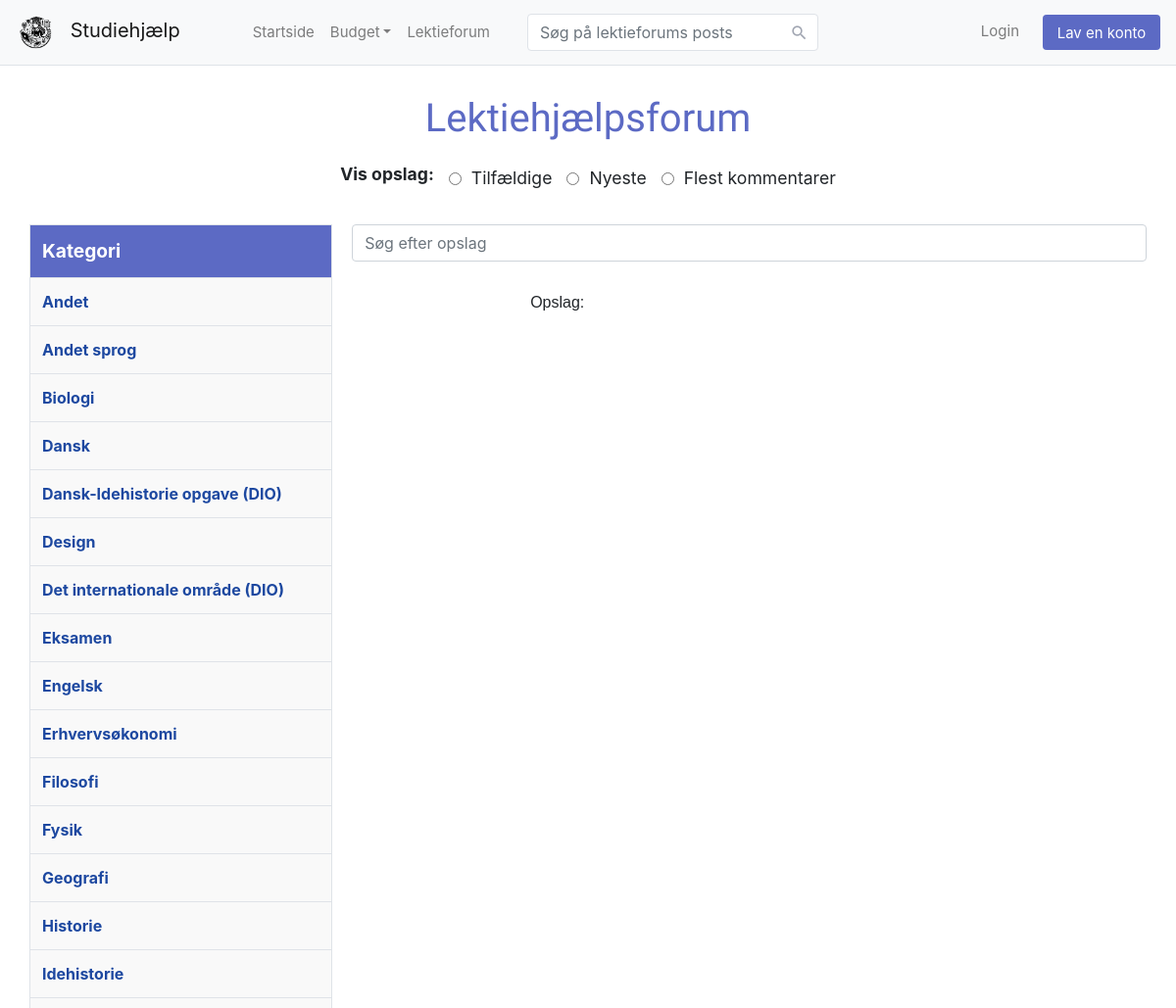
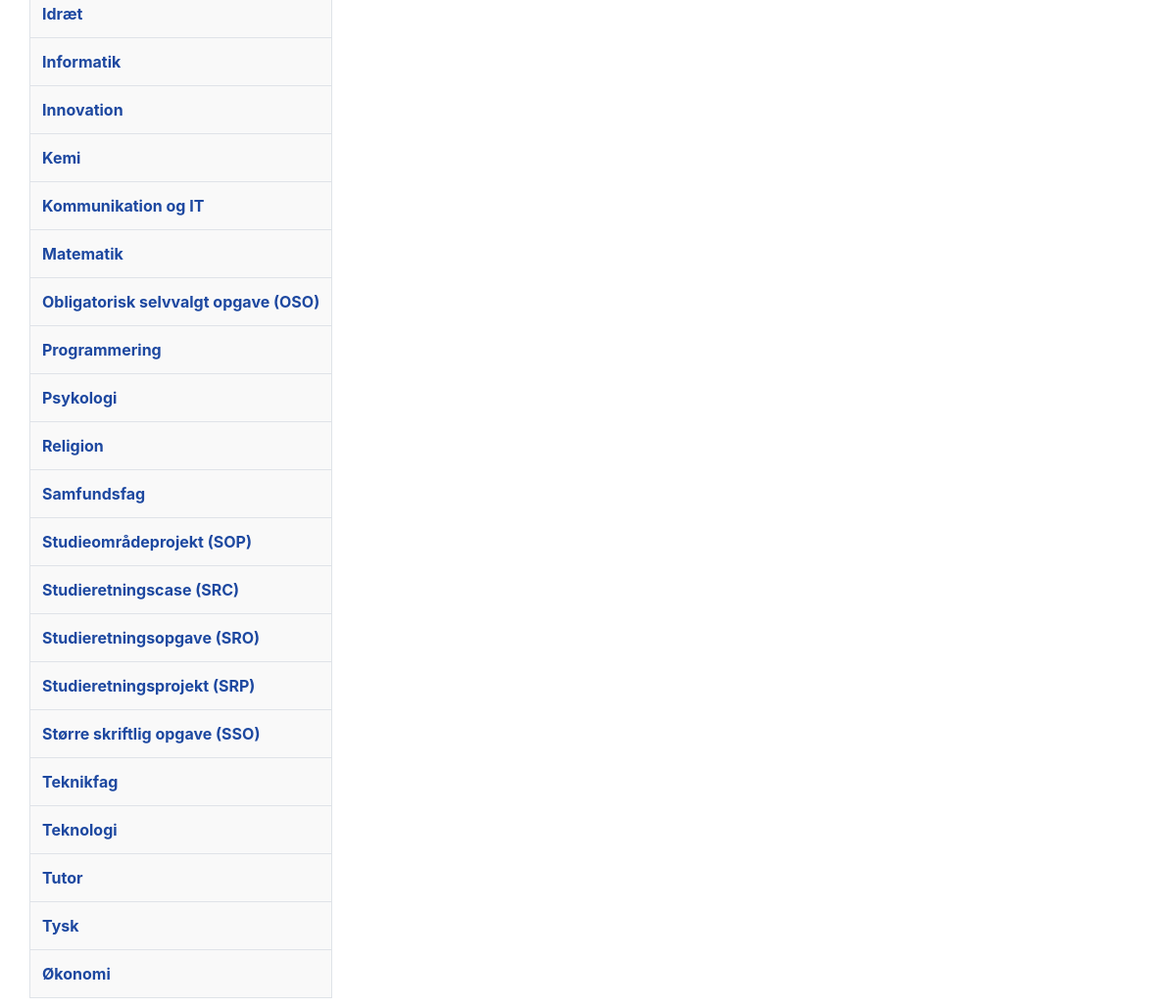
Screenshot of /lektiehjælp with the database file from the repository (2 pictures, top to bottom).
### tables this page shows
CREATE TABLE category (
    id          INTEGER NOT NULL,
    name        TEXT NOT NULL,
    PRIMARY KEY(id AUTOINCREMENT)
);

### app.py (the view)
@app.route("/lektiehjælp")
def lektiehjælp():
    search = request.args.get("search")
    searchcriteria = request.args.get("searchcriteria")
    if searchcriteria == "newest":
        order = "date DESC"
    elif searchcriteria == "popular":
        order = "comment_count DESC"
    else:
        order = "RANDOM()"
    if search and search != "None":
        where = f"WHERE (message LIKE ? OR header LIKE ?)"
    else:
        where = ""
    conn = sqlite3.connect("database.db")
    conn.row_factory = sqlite3.Row
    cur = conn.cursor()
    rows = cur.execute("SELECT name FROM category ORDER BY name")
    categories = [dict(row) for row in rows.fetchall()]
    rows = cur.execute(f"""SELECT publicMessages.id AS id, username, header, message, category.name AS category_name, picturename, date, people.grade AS grade,
                            (SELECT COUNT(*) FROM comments WHERE messageid = publicMessages.id) AS comment_count
                            FROM publicMessages JOIN people ON publicMessages.senderid = people.id JOIN category ON publicMessages.categoryid = category.id
                            {where} ORDER BY {order} LIMIT 20""", (f"%{search}%", f"%{search}%") if where else ())
    posts = [dict(row) for row in rows]
    conn.close()
    return render_template("lektiehjælp.html", posts=posts, categories=categories)

### app.py (called while the page is built)
@app.after_request
def after_request(response):
    response.headers["Cache-Control"] = "no-cache, no-store, must-revalidate"
    response.headers["Expires"] = 0
    response.headers["Pragma"] = "no-cache"
    return response

### templates/lektiehjælp.html (shortened to what this page needs)
{% extends "layout.html" %}
{% block body %}
    <div class="lektiehjælp">
        <h1>Lektiehjælpsforum</h1>
        <form action="/lektiehjælp" method="get" style="margin-bottom: 10px;">
            <label>Vis opslag:</label>
            <input type="radio" name="searchcriteria" value="random" {% if request.args.get('searchcriteria') == 'random' %}checked{% endif %} onchange="this.form.submit()"> Tilfældige
            <input type="radio" name="searchcriteria" value="newest" {% if request.args.get('searchcriteria') == 'newest' %}checked{% endif %} onchange="this.form.submit()"> Nyeste
            <input type="radio" name="searchcriteria" value="popular" {% if request.args.get('searchcriteria') == 'popular' %}checked{% endif %} onchange="this.form.submit()"> Flest kommentarer
        </form>
        <div style="display: flex; align-items: flex-start; gap: 20px;">
            <div>
                <table border="1">
                    <thead>
                        <tr>
                            <th>Kategori</th>
                        </tr>
                    </thead>
                    <tbody>
                        {% for cat in categories %}
                        <tr>
                            <td><a href="/lektiehjælp/{{ cat.name }}">{{ cat.name }}</a></td>
                        </tr>
                        {% endfor %}
                    </tbody>
                </table>
            </div>
            <div style="flex-grow: 1;">
                <form action="/lektiehjælp" method="get" style="text-align: center; margin-bottom: 30px;">
                    <input autocomplete="off" type="text" class="form-control"
                        name="search" placeholder="Søg efter opslag"
                        value="{{ request.args.get('search') or '' }}">
                </form>
                <div class="posts-container">
                    {% include "posts.html" %}
                </div>
            </div>
        </div>
    </div>
{% endblock %}

### templates/layout.html (shortened to what this page needs)
<!DOCTYPE html>
<html lang="da">
    <head>
        <link rel="stylesheet" href="/static/styles.css">
        <link rel="stylesheet" href="https://stackpath.bootstrapcdn.com/bootstrap/4.5.0/css/bootstrap.min.css">
        <link rel="stylesheet" href="https://maxcdn.bootstrapcdn.com/font-awesome/4.7.0/css/font-awesome.min.css">
    </head>
    <body>
        <nav class="navbar navbar-expand-lg navbar-light bg-light">
            <a href="/" class="navbar-brand">
                <img src="/static/Logo.png" alt="Logo" style="height: 40px; margin-right: 10px;">
                Studiehjælp
            </a>
            <div id="navbarCollapse" class="collapse navbar-collapse justify-content-start">
                <div class="navbar-nav">
                    <a href="/" class="nav-item nav-link">Startside</a>
                    <div class="nav-item dropdown">
                        <a href="#" data-toggle="dropdown" class="nav-item nav-link dropdown-toggle">Budget</a>
                    </div>
                    <a href="/lektiehjælp" class="nav-item nav-link">Lektieforum</a>
                </div>
                <form action="/lektiehjælp" class="navbar-form form-inline" method="get">
                    <div class="input-group search-box">
                        <input autocomplete="off" type="text" id="search" class="form-control" name="search" placeholder="Søg på lektieforums posts" value="{{ request.args.get('search') or '' }}">
                        <div class="input-group-append">
                            <span class="input-group-text"><i class="material-icons">&#xE8B6;</i></span>
                        </div>
                    </div>
                </form>
                <div class="navbar-nav action-buttons ml-auto">
                    {% if session["user_id"] %}
                        <a href="/logout" class="btn">Log ud</a>
                        <a href="/myaccount" class="btn btn-primary">Min konto</a>
                    {% else %}
                        <a href="#" data-toggle="dropdown" class="nav-item nav-link dropdown-toggle mr-3">Login</a>
                        <a href="/register" class="btn btn-primary">Lav en konto</a>
                    {% endif %}
                </div>
            </div>
        </nav>
        <div class="content">
            {% block body %}{% endblock %}
        </div>
    </body>
</html>

### templates/posts.html (shortened to what this page needs)
<div class="posts-container">
    <p>Opslag:</p>
</div>

### static/styles.css (style rules this page uses)
body { font-family: 'Varela Round', sans-serif; background-image: var(--body-bg); height: 100vh; margin: 0; display: block; }
.form-control { box-shadow: none; border-radius: 4px; }
.content { margin: 20px; padding: 10px; }
.navbar { background: #fff; padding-left: 16px; padding-right: 16px; border-bottom: 1px solid #dfe3e8; border-radius: 0; position: fixed; }
.navbar .navbar-brand { padding-left: 0; font-size: 20px; padding-right: 50px; }
.navbar .form-inline { display: inline-block; }
.navbar .navbar-nav { position: relative; }
.navbar a, .navbar a:active { color: #888; font-size: 15px; background: transparent; }
.search-box { position: relative; }
.search-box input { padding-right: 35px; border-color: #dfe3e8; border-radius: 4px !important; box-shadow: none }
.search-box .input-group-text { min-width: 35px; border: none; background: transparent; position: absolute; right: 0; z-index: 9; padding: 7px; height: 100%; }
.search-box i { color: #a0a5b1; font-size: 19px; }
.navbar .btn-primary, .navbar .btn-primary:active { color: #fff; background: #5c6ac4 !important; padding-top: 8px; padding-bottom: 6px; border-radius: 4px; vertical-align: middle; border: none; min-width: 120px; margin: 2px 0; }
.navbar .action-buttons .dropdown-toggle::after { display: none; }
.navbar .navbar-form { border: none; }
@media (min-width: 1200px) { .form-inline .input-group { width: 300px; margin-left: 30px; } }

### templates/posts.html (style rules this page uses)
.posts-container { width: 100%; max-width: 1600px; margin: auto; font-family: Arial, sans-serif; padding: 0 20px; }

### templates/lektiehjælp.html (style rules this page uses)
.lektiehjælp h1, .lektiehjælp h2 { color: #5c6ac4; font-family: 'Varela Round', sans-serif; text-align: center; margin-bottom: 20px; }
.lektiehjælp h1 { font-size: 2.5em; }
.lektiehjælp form { display: flex; justify-content: center; align-items: center; gap: 10px; font-size: 1.1em; }
.lektiehjælp form label { font-weight: bold; }
.lektiehjælp input[type="radio"] { margin-left: 5px; }
.lektiehjælp a { color: #5c6ac4; text-decoration: none; font-weight: bold; }
.lektiehjælp .posts-container { width: 80%; margin: 30px auto; }
.lektiehjælp table { width: 100%; border-collapse: collapse; margin-top: 20px; }
.lektiehjælp th, .lektiehjælp td { border: 1px solid #dfe3e8; padding: 12px; text-align: left; }
.lektiehjælp th { background-color: #5c6ac4; color: #fff; font-size: 1.2em; }
.lektiehjælp td { background-color: #f9f9f9; font-size: 1em; }
.lektiehjælp td a { color: #1D48A0; }

### rows the page displays
category: name "Andet"
category: name "Andet sprog"
category: name "Biologi"
category: name "Dansk"
category: name "Dansk-Idehistorie opgave (DIO)"
category: name "Design"
category: name "Det internationale område (DIO)"
category: name "Eksamen"
category: name "Engelsk"
category: name "Erhvervsøkonomi"
category: name "Filosofi"
category: name "Fysik"
category: name "Geografi"
category: name "Historie"
category: name "Idehistorie"
category: name "Idræt"
category: name "Informatik"
category: name "Innovation"
category: name "Kemi"
category: name "Kommunikation og IT"
category: name "Matematik"
category: name "Obligatorisk selvvalgt opgave (OSO)"
category: name "Programmering"
category: name "Psykologi"
category: name "Religion"
category: name "Samfundsfag"
category: name "Studieområdeprojekt (SOP)"
category: name "Studieretningscase (SRC)"
category: name "Studieretningsopgave (SRO)"
category: name "Studieretningsprojekt (SRP)"
category: name "Større skriftlig opgave (SSO)"
category: name "Teknikfag"
category: name "Teknologi"
category: name "Tutor"
category: name "Tysk"
category: name "Økonomi"
